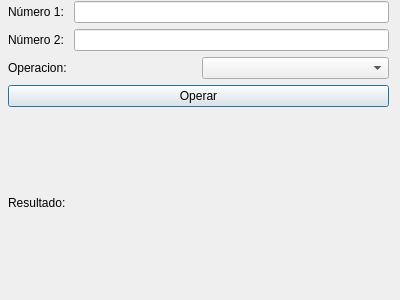
<?xml version="1.0" encoding="UTF-8"?>
<ui version="4.0">
 <class>Dialog</class>
 <widget class="QDialog" name="Dialog">
  <property name="geometry">
   <rect>
    <x>0</x>
    <y>0</y>
    <width>400</width>
    <height>300</height>
   </rect>
  </property>
  <property name="windowTitle">
   <string>Dialog</string>
  </property>
  <widget class="QWidget" name="">
   <property name="geometry">
    <rect>
     <x>8</x>
     <y>1</y>
     <width>381</width>
     <height>291</height>
    </rect>
   </property>
   <layout class="QVBoxLayout" name="verticalLayout_2">
    <item>
     <layout class="QHBoxLayout" name="horizontalLayout_3">
      <item>
       <layout class="QVBoxLayout" name="verticalLayout">
        <item>
         <layout class="QHBoxLayout" name="horizontalLayout">
          <item>
           <widget class="QLabel" name="label">
            <property name="text">
             <string>Número 1: </string>
            </property>
           </widget>
          </item>
          <item>
           <widget class="QLineEdit" name="num1"/>
          </item>
         </layout>
        </item>
        <item>
         <layout class="QHBoxLayout" name="horizontalLayout_2">
          <item>
           <widget class="QLabel" name="label_2">
            <property name="text">
             <string>Número 2: </string>
            </property>
           </widget>
          </item>
          <item>
           <widget class="QLineEdit" name="num2"/>
          </item>
         </layout>
        </item>
       </layout>
      </item>
     </layout>
    </item>
    <item>
     <layout class="QHBoxLayout" name="horizontalLayout_4">
      <item>
       <widget class="QLabel" name="label_4">
        <property name="text">
         <string>Operacion:</string>
        </property>
       </widget>
      </item>
      <item>
       <widget class="QComboBox" name="oper"/>
      </item>
     </layout>
    </item>
    <item>
     <widget class="QPushButton" name="opButton">
      <property name="text">
       <string>Operar</string>
      </property>
     </widget>
    </item>
    <item>
     <widget class="QLabel" name="res">
      <property name="text">
       <string>Resultado: </string>
      </property>
     </widget>
    </item>
   </layout>
  </widget>
 </widget>
 <resources/>
 <connections/>
</ui>
